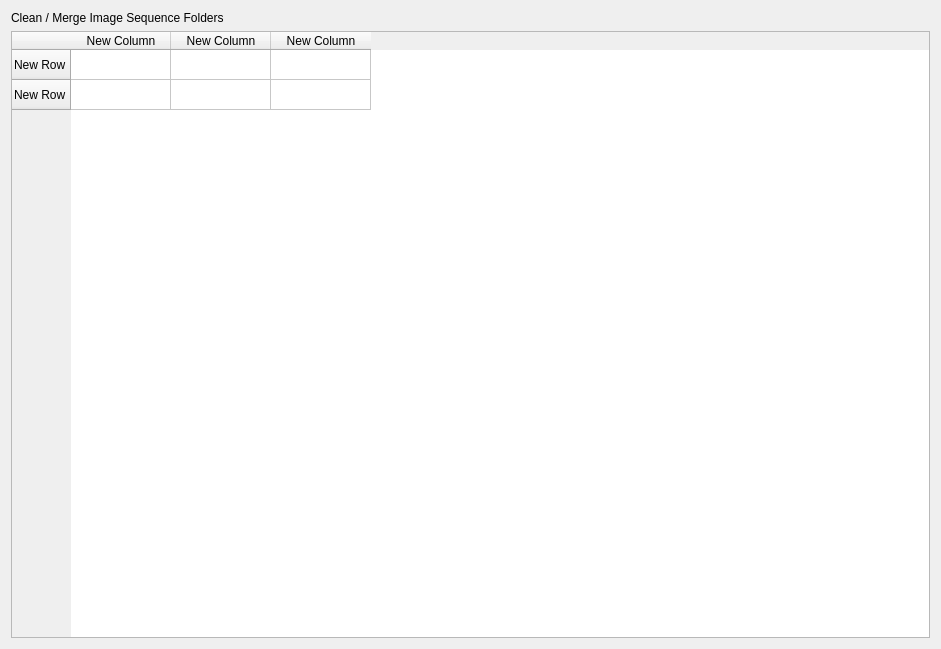
<?xml version="1.0" encoding="UTF-8"?>
<ui version="4.0">
 <class>Form</class>
 <widget class="QWidget" name="Form">
  <property name="geometry">
   <rect>
    <x>0</x>
    <y>0</y>
    <width>941</width>
    <height>649</height>
   </rect>
  </property>
  <property name="windowTitle">
   <string>Form</string>
  </property>
  <layout class="QVBoxLayout" name="verticalLayout_2">
   <item>
    <widget class="QLabel" name="label">
     <property name="text">
      <string>Clean / Merge Image Sequence Folders</string>
     </property>
    </widget>
   </item>
   <item>
    <widget class="QTableWidget" name="tableWidget">
     <row>
      <property name="text">
       <string>New Row</string>
      </property>
     </row>
     <row>
      <property name="text">
       <string>New Row</string>
      </property>
     </row>
     <column>
      <property name="text">
       <string>New Column</string>
      </property>
     </column>
     <column>
      <property name="text">
       <string>New Column</string>
      </property>
     </column>
     <column>
      <property name="text">
       <string>New Column</string>
      </property>
     </column>
    </widget>
   </item>
  </layout>
 </widget>
 <resources/>
 <connections/>
</ui>
